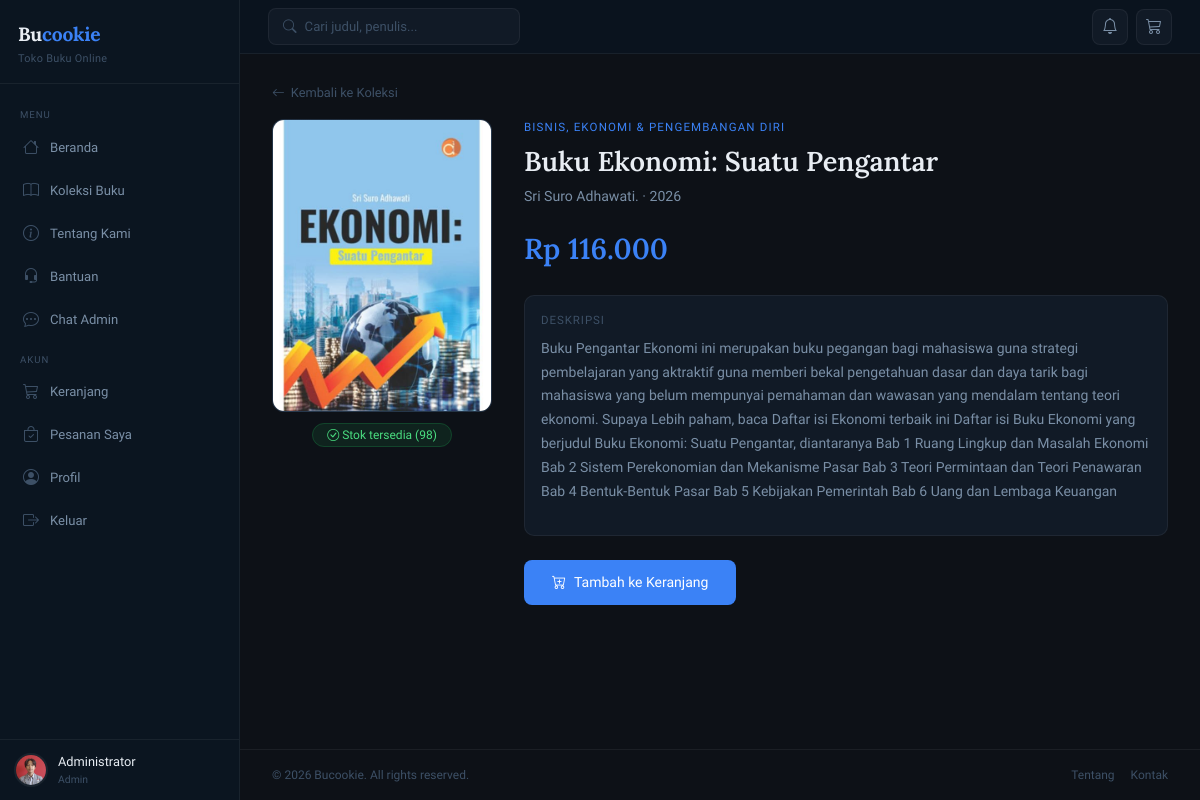
The app's page /pages/book_detail.php?id=8 (signed in) with its own data.
### tables this page shows
CREATE TABLE `books` (
  `id` int(11) NOT NULL,
  `category_id` int(11) NOT NULL,
  `title` varchar(200) NOT NULL,
  `author` varchar(100) NOT NULL,
  `publisher` varchar(100) DEFAULT NULL,
  `year` year(4) DEFAULT NULL,
  `cost_price` decimal(10,2) DEFAULT NULL,
  `price` decimal(10,2) NOT NULL,
  `stock` int(11) NOT NULL DEFAULT 0,
  `description` text DEFAULT NULL,
  `cover` varchar(255) DEFAULT NULL,
  `created_at` timestamp NOT NULL DEFAULT current_timestamp()
);

CREATE TABLE `categories` (
  `id` int(11) NOT NULL,
  `name` varchar(100) NOT NULL,
  `description` text DEFAULT NULL,
  `created_at` timestamp NOT NULL DEFAULT current_timestamp()
);

### includes/auth_check.php (called while the page is built, shortened)
<?php
function isLoggedIn() {
    return isset($_SESSION['user_id']);
}

### pages/book_detail.php (the view, shortened to what this page needs)
<?php
require_once __DIR__ . '/../config/db.php';
require_once __DIR__ . '/../includes/auth_check.php';
$id   = (int)($_GET['id'] ?? 0);
$stmt = $conn->prepare("
    SELECT b.*, c.name AS category_name
    FROM books b
    JOIN categories c ON b.category_id = c.id
    WHERE b.id = ?
");
$stmt->bind_param('i', $id);
$stmt->execute();
$book = $stmt->get_result()->fetch_assoc();
require_once __DIR__ . '/../includes/header.php';
?>
<div style="margin-bottom:16px">
    <a href="<?= BASE_URL ?>pages/books.php" style="color:var(--text-muted);text-decoration:none;font-size:.8rem;display:inline-flex;align-items:center;gap:6px">
        <i class="bi bi-arrow-left"></i> Kembali ke Koleksi
    </a>
</div>
<div style="display:grid;grid-template-columns:220px 1fr;gap:32px;align-items:start">
    <div>
        <div style="width:100%;aspect-ratio:3/4;background:linear-gradient(145deg,#1a2d42,#0f1e30);border-radius:12px;overflow:hidden;border:1px solid var(--border)">
            <?php if (!empty($book['cover']) && file_exists(__DIR__ . '/../assets/uploads/covers/' . $book['cover'])): ?>
                <img src="<?= BASE_URL ?>assets/uploads/covers/<?= htmlspecialchars($book['cover']) ?>"
                     style="width:100%;height:100%;object-fit:cover">
            <?php endif; ?>
        </div>
        <div style="margin-top:12px;text-align:center">
            <?php if ($book['stock'] > 0): ?>
            <span style="background:rgba(34,197,94,.1);color:#4ade80;border:1px solid rgba(34,197,94,.2);padding:4px 14px;border-radius:999px;font-size:.75rem">
                <i class="bi bi-check-circle"></i> Stok tersedia (<?= $book['stock'] ?>)
            </span>
            <?php else: ?>
            <span style="background:rgba(239,68,68,.1);color:#f87171;border:1px solid rgba(239,68,68,.2);padding:4px 14px;border-radius:999px;font-size:.75rem">
                <i class="bi bi-x-circle"></i> Stok habis
            </span>
            <?php endif; ?>
        </div>
    </div>
    <div>
        <div style="font-size:.72rem;color:var(--accent);text-transform:uppercase;letter-spacing:.1em;margin-bottom:8px">
            <?= htmlspecialchars($book['category_name']) ?>
        </div>
        <h1 style="font-family:'Lora',serif;font-size:1.7rem;font-weight:600;line-height:1.25;margin-bottom:8px">
            <?= htmlspecialchars($book['title']) ?>
        </h1>
        <div style="font-size:.88rem;color:var(--text-secondary);margin-bottom:20px">
            <?= htmlspecialchars($book['author']) ?>
            <?php if ($book['year']): ?> · <?= $book['year'] ?><?php endif; ?>
        </div>
        <div style="font-family:'Lora',serif;font-size:1.8rem;font-weight:600;color:var(--accent);margin-bottom:24px">
            Rp <?= number_format($book['price'], 0, ',', '.') ?>
        </div>
        <?php if ($book['description']): ?>
        <div style="background:var(--bg-card);border:1px solid var(--border);border-radius:10px;padding:16px;margin-bottom:24px">
            <div style="font-size:.72rem;text-transform:uppercase;letter-spacing:.08em;color:var(--text-muted);margin-bottom:8px">Deskripsi</div>
            <p style="font-size:.875rem;color:var(--text-secondary);line-height:1.7"><?= nl2br(htmlspecialchars($book['description'])) ?></p>
        </div>
        <?php endif; ?>
        <?php if ($book['stock'] > 0): ?>
            <?php if (isLoggedIn()): ?>
            <a href="<?= BASE_URL ?>pages/cart.php?add=<?= $book['id'] ?>"
               style="display:inline-flex;align-items:center;gap:8px;padding:12px 28px;background:var(--accent);color:#fff;border-radius:8px;text-decoration:none;font-size:.875rem;font-weight:500;transition:all .2s">
                <i class="bi bi-cart-plus"></i> Tambah ke Keranjang
            </a>
            <?php endif; ?>
        <?php else: ?>
        <button disabled style="display:inline-flex;align-items:center;gap:8px;padding:12px 28px;background:var(--bg-card);color:var(--text-muted);border:1px solid var(--border);border-radius:8px;font-size:.875rem;cursor:not-allowed">
            <i class="bi bi-x-circle"></i> Stok Habis
        </button>
        <?php endif; ?>
    </div>
</div>
<?php require_once __DIR__ . '/../includes/footer.php'; ?>

### assets/css/style.css (style rules this page uses)
:root { --bg-base: #0d1117; --bg-sidebar: #0b1520; --bg-card: #111a26; --bg-card-hover: #152030; --border: rgba(255,255,255,0.06); --accent: #3b82f6; --accent-soft: rgba(59,130,246,0.12); --accent-glow: rgba(59,130,246,0.25); --danger: #ef4444; --danger-soft: rgba(239,68,68,0.1); --success: #22c55e; --success-soft: rgba(34,197,94,0.1); --warning: #f59e0b; --warning-soft: rgba(245,158,11,0.1); --text-primary: #e8edf3; --text-secondary: #7a8fa6; --text-muted: #3d5066; --sidebar-w: 240px; --topbar-h: 54px; }
*, *::before, *::after { box-sizing: border-box; margin: 0; padding: 0; }
body { font-family: 'Sora', sans-serif; background: var(--bg-base); color: var(--text-primary); font-size: 14px; min-height: 100vh; }
a { text-decoration: none; }

### records on screen
books: cover (picture), stock "98", category.name "BISNIS, EKONOMI & PENGEMBANGAN DIRI", title "Buku Ekonomi: Suatu Pengantar", author "Sri Suro Adhawati.", year "2026", price "116.000", description "Buku Pengantar Ekonomi ini merupakan buku pegangan bagi mahasiswa guna strategi pembelajaran yang aktraktif guna memberi bekal pengetahuan dasar dan daya tarik bagi mahasiswa yang belum mempunyai pemahaman dan wawasan yang mendalam tentang teori ekonomi. Supaya Lebih paham, baca Daftar isi Ekonomi terbaik ini Daftar isi Buku Ekonomi yang berjudul Buku Ekonomi: Suatu Pengantar, diantaranya Bab 1 Ruang Lingkup dan Masalah Ekonomi Bab 2 Sistem Perekonomian dan Mekanisme Pasar Bab 3 Teori Permintaan dan Teori Penawaran Bab 4 Bentuk-Bentuk Pasar Bab 5 Kebijakan Pemerintah Bab 6 Uang dan Lembaga Keuangan"

### other values on screen
$_SESSION['user_name'] "Administrator"
$_SESSION['user_role'] "Admin"
